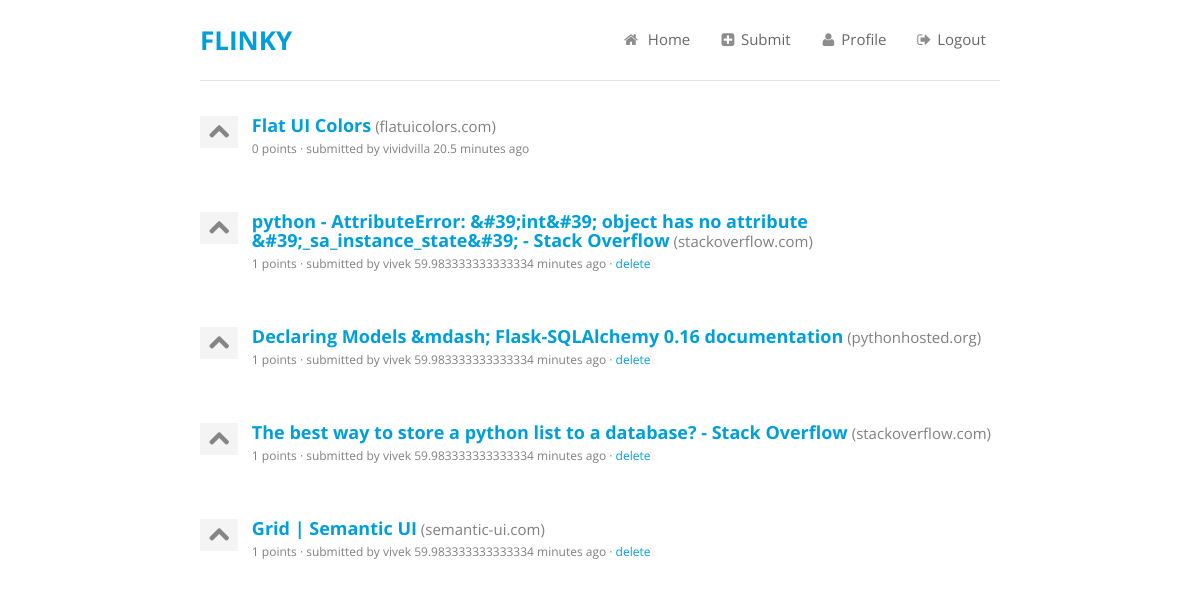
The app's page / (signed in) with its own data.
### flinky/models.py (models this page shows, shortened)
class Link(db.Model):
    id = db.Column(db.Integer, primary_key = True)
    link = db.Column(db.String(240), unique = True)
    title = db.Column(db.String(240))
    points = db.Column(db.Integer)
    domain = db.Column(db.String(240))
    submitted = db.Column(db.DateTime())
    user_id = db.Column(db.Integer, db.ForeignKey('user.id'))
    user = db.relationship('User', backref = 'link', uselist=False)
    upvotes = db.relationship('User', secondary=upvotes, backref=db.backref('upvoted', lazy='dynamic'))

class User(db.Model):
    id = db.Column(db.Integer, primary_key = True)
    username = db.Column(db.String(80), unique = True)
    email = db.Column(db.String(80), unique = True)
    password = db.Column(db.Text)
    joined = db.Column(db.DateTime())
    karma = db.Column(db.Integer(), default = 0)

### flinky/views/link.py (the view)
@app.route('/')
def index():
	links = Link.query.order_by(desc(Link.id)).all()
	return render_template('home.html', links = links)

### flinky/__init__.py (called while the page is built)
@app.before_request
def set_session():
    session.modified = True

### flinky/utils.py (called while the page is built)
@app.template_filter('calc_time')
def calc_time(date):
	curr_date = datetime.now()
	diff = curr_date - date
	seconds = diff.seconds
	days = diff.days
	if days > 365:
		return "{} years".format(days/365)
	elif days > 30:
		return "{} months".format(days/30)
	elif days > 1:
		return "{} days".format(days)
	elif seconds > 7200:
		return "{} hours".format(seconds/3600)
	elif seconds > 120:
		return "{} minutes".format(seconds/60)
	else:
		return "{} seconds".format(seconds)

### flinky/views/link.py (called while the page is built)
@app.template_filter('submitted_by_me')
def submitted_by_me(upvotes):
	user = User.query.filter_by(username = session['logged_in']).first()
	if user in upvotes:
		return "submitted-by-me"

### flinky/templates/home.html (shortened to what this page needs)
{% extends 'base.html' %}
{% block content %}
{% if links %}
{% for link in links %}
<div class="ui list">
	<div class="item">
		<div class="ui grid">
			<div class="left floated one wide column">
				<a class="upvote {% if session.logged_in %}{{ link.upvotes | submitted_by_me }}{% endif %}" href="{{ url_for('upvote', linkid = link.id, prev = request.path ) }}"><i class="large up arrow outline icon"></i></a>
			</div>
			<div class="right floated fifteen wide column">
				<div class="content">
					<a class="header links" href="{{ link.link }}" target="_blank">{{ link.title }}</a> <span class="description">({{ link.domain }})</span>
					<div class="description link-desc">{{ link.points }} points &middot; submitted by {{ link.user.username }} {{ link.submitted | calc_time }} ago {% if session.logged_in == link.user.username %} &middot;
					<a href="{{ url_for('delete_link', linkid = link.id, prev = request.path ) }}">delete</a>{% endif %}</div>
				</div>
			</div>
		</div>
	</div>
</div>
{% endfor %}
{% else %}
<h4>No links submitted yet</h4>
{% endif %}
{% endblock %}

### flinky/static/semantic/css/custom.css (style rules this page uses)
html, body { font-size: 15px; height: 100%; }
body { font-family: "Open Sans", "Helvetica Neue", "Helvetica", "Arial", sans-serif; background: #FFFFFF; margin: 0px; padding: 0px; color: #555555; text-rendering: optimizeLegibility; min-width: 320px; }
a { color: #009FDA; text-decoration: none; -webkit-transition: color 0.3s ease; -moz-transition: color 0.3s ease; transition: color 0.3s ease; }
.upvote { display: inline-block; background: #f4f4f4; padding: 5px; }
.upvote i.icon { padding: 0; margin: 0; }
.links { font-size: 1.2em; }
.link-desc { margin-top: 5px; font-size: 0.8em; }

### records on screen
Link: title "Flat UI Colors", domain "flatuicolors.com", points "0", user.username "vividvilla", submitted|calc_time "20.5 minutes"
Link: title "python - AttributeError: &#39;int&#39; object has no attribute &#39;_sa_instance_state&#39; - Stack Overflow", domain "stackoverflow.com", points "1", user.username "vivek", submitted|calc_time "59.983333333333334 minutes"
Link: title "Declaring Models &mdash; Flask-SQLAlchemy 0.16 documentation", domain "pythonhosted.org", points "1", user.username "vivek", submitted|calc_time "59.983333333333334 minutes"
Link: title "The best way to store a python list to a database? - Stack Overflow", domain "stackoverflow.com", points "1", user.username "vivek", submitted|calc_time "59.983333333333334 minutes"
Link: title "Grid | Semantic UI", domain "semantic-ui.com", points "1", user.username "vivek", submitted|calc_time "59.983333333333334 minutes"
